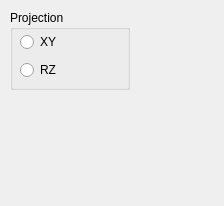
<ui version="4.0" >
 <class>VP12DGeometryControllerForm</class>
 <widget class="QWidget" name="VP12DGeometryControllerForm" >
  <property name="geometry" >
   <rect>
    <x>0</x>
    <y>0</y>
    <width>224</width>
    <height>206</height>
   </rect>
  </property>
  <property name="windowTitle" >
   <string>Form</string>
  </property>
  <widget class="QGroupBox" name="projectionGroupBox" >
   <property name="geometry" >
    <rect>
     <x>10</x>
     <y>10</y>
     <width>120</width>
     <height>80</height>
    </rect>
   </property>
   <property name="title" >
    <string>Projection</string>
   </property>
   <widget class="QWidget" name="layoutWidget" >
    <property name="geometry" >
     <rect>
      <x>10</x>
      <y>20</y>
      <width>40</width>
      <height>54</height>
     </rect>
    </property>
    <layout class="QVBoxLayout" >
     <item>
      <widget class="QRadioButton" name="radio_xy" >
       <property name="text" >
        <string>XY</string>
       </property>
      </widget>
     </item>
     <item>
      <widget class="QRadioButton" name="radio_rz" >
       <property name="text" >
        <string>RZ</string>
       </property>
      </widget>
     </item>
    </layout>
   </widget>
  </widget>
 </widget>
 <resources/>
 <connections/>
</ui>
